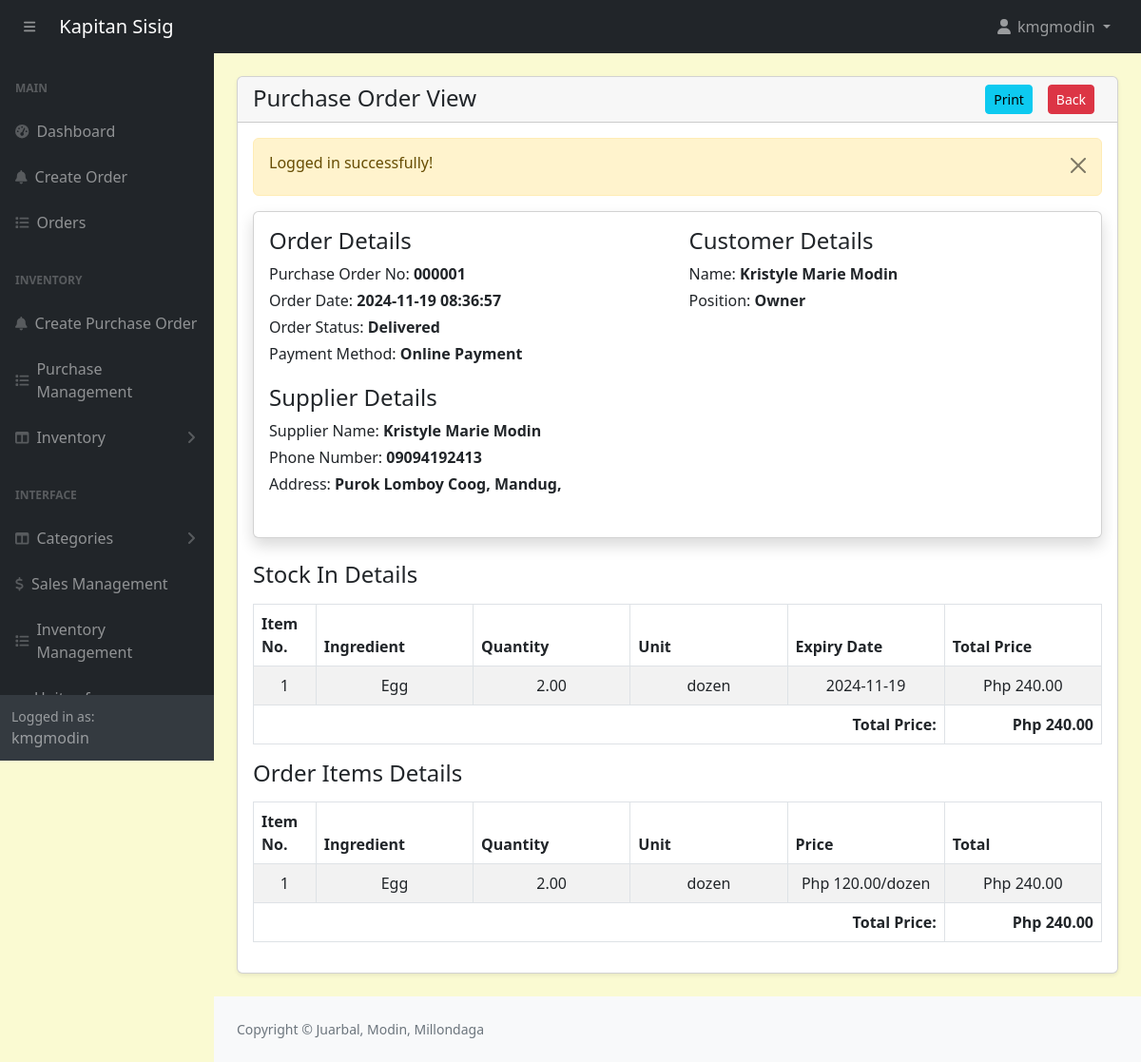
Page /admin/purchase-orders-view.php?track=000001 (signed in) on the committed database.
### tables this page shows
CREATE TABLE `purchaseorders` (
  `id` int(11) NOT NULL,
  `customer_id` int(11) NOT NULL,
  `tracking_no` varchar(100) NOT NULL,
  `invoice_no` varchar(100) NOT NULL,
  `total_amount` varchar(100) NOT NULL,
  `order_date` datetime NOT NULL,
  `order_status` varchar(100) NOT NULL,
  `ingPayment_mode` varchar(100) NOT NULL,
  `order_placed_by_id` varchar(100) NOT NULL,
  `supplierName` varchar(100) NOT NULL
);

CREATE TABLE `suppliers` (
  `id` int(11) NOT NULL,
  `firstname` varchar(191) NOT NULL,
  `lastname` varchar(191) NOT NULL,
  `phonenumber` varchar(191) NOT NULL,
  `address` varchar(191) NOT NULL
);

CREATE TABLE `ingredients` (
  `id` int(11) NOT NULL,
  `name` varchar(191) NOT NULL,
  `unit_id` int(11) NOT NULL,
  `category` varchar(191) NOT NULL,
  `quantity` decimal(10,2) NOT NULL,
  `reorder_point` decimal(10,2) NOT NULL
);

CREATE TABLE `stockin_ingredients` (
  `id` int(11) NOT NULL,
  `stockin_id` int(11) NOT NULL,
  `ingredient_id` int(11) NOT NULL,
  `quantity` decimal(10,2) NOT NULL,
  `totalQuantity` decimal(10,2) NOT NULL,
  `unit_id` int(11) NOT NULL,
  `totalPrice` int(11) NOT NULL,
  `expiryDate` date DEFAULT NULL
);

CREATE TABLE `units_of_measure` (
  `id` int(11) NOT NULL,
  `category_id` int(11) DEFAULT NULL,
  `uom_name` varchar(255) DEFAULT NULL,
  `type` enum('reference','bigger','smaller') DEFAULT NULL,
  `ratio` decimal(10,5) DEFAULT NULL,
  `active` tinyint(1) DEFAULT 1,
  `rounding_precision` decimal(10,5) DEFAULT NULL
);

CREATE TABLE `ingredients_items` (
  `id` int(11) NOT NULL,
  `order_id` int(11) NOT NULL,
  `ingredient_id` int(11) NOT NULL,
  `unit_id` int(11) NOT NULL,
  `price` decimal(10,2) NOT NULL,
  `quantity` decimal(10,2) NOT NULL
);

### admin/purchase-orders-view.php (the view, shortened to what this page needs)
<?php include('includes/header.php'); ?>
<div class="container-fluid px-4 pb-4">
    <div class="card mt-4 shadow-sm">
        <div class="card-header">
            <h4 class="mb-0">Purchase Order View
                <a href="purchase-orders.php" class="btn btn-danger mx-2 btn-sm float-end" style="text-decoration: none;">Back</a>
                <a href="purchase-orders-view-print.php?track=<?= $_GET['track'] ?>" class="btn btn-info mx-2 btn-sm float-end">Print</a>
            </h4>
        </div>
        <div class="card-body">
        <?php
        if(isset($_GET['track'])){
                ?>
                <?php
            $trackingNo = validate($_GET['track']);
            $query = "SELECT po.*, a.*, po.id as purchaseorders_id, po.order_status as purchaseorder_status FROM purchaseOrders po, admins a WHERE
                        a.id = po.customer_id AND tracking_no='$trackingNo'
                        ORDER BY po.id DESC";
            $orders = mysqli_query($conn, $query);
            if($orders){
                if(mysqli_num_rows($orders) > 0){
                    $orderData = mysqli_fetch_assoc($orders);
                    $supplierName = $orderData['supplierName'];
                    $supplier = mysqli_query($conn, "SELECT * FROM suppliers WHERE id = '$supplierName' LIMIT 1");
                    $supplierData = mysqli_fetch_assoc($supplier);
                    $orderId = $orderData['purchaseorders_id'];
                    ?>
                    <div class="card card-body shadow border-1 mb-4 ">
                        <div class="row">
                            <div class="col-md-6">
                                <h4>Order Details</h4>
                                <label class="mb-1">
                                    Purchase Order No: <span class="fw-bold"><?= htmlspecialchars($orderData['tracking_no'], ENT_QUOTES, 'UTF-8'); ?></span>
                                </label>
                                <br/>
                                <label class="mb-1">
                                    Order Date: <span class="fw-bold"><?= htmlspecialchars($orderData['order_date'], ENT_QUOTES, 'UTF-8'); ?></span>
                                </label>
                                <br/>
                                <label class="mb-1">
                                    Order Status: <span class="fw-bold"><?= htmlspecialchars($orderData['order_status'], ENT_QUOTES, 'UTF-8'); ?></span>
                                </label>
                                <br/>
                                <label class="mb-1">
                                    Payment Method: <span class="fw-bold"><?= htmlspecialchars($orderData['ingPayment_mode'], ENT_QUOTES, 'UTF-8'); ?></span>
                                </label>
                                <br/>
                            </div>
                            <div class="col-md-6">
                                <h4>Customer Details</h4>
                                <label class="mb-1">
                                    Name: <span class="fw-bold"><?= htmlspecialchars($orderData['firstname'], ENT_QUOTES, 'UTF-8'); ?> <?= htmlspecialchars($orderData['lastname'], ENT_QUOTES, 'UTF-8'); ?></span>
                                </label>
                                <br/>
                                <label class="mb-1">
                                    Position:
                                    <span class="fw-bold">
                                        <?= $orderData['position'] == 1 ? 'Owner' : 'Employee'?>
                                    </span>
                                </label>
                                <br/>
                                <br/>
                            </div>
                            <div class="col-md-6 pt-3">
                                <h4>Supplier Details</h4>
                                <label class="mb-1">
                                    Supplier Name: <span class="fw-bold"><?= htmlspecialchars($supplierData['firstname'], ENT_QUOTES, 'UTF-8'); ?> <?= htmlspecialchars($supplierData['lastname'], ENT_QUOTES, 'UTF-8'); ?></span>
                                </label>
                                <br/>
                                <label class="mb-1">
                                    Phone Number: <span class="fw-bold"><?= htmlspecialchars($supplierData['phonenumber'], ENT_QUOTES, 'UTF-8'); ?></span>
                                </label>
                                <br/>
                                <label class="mb-1">
                                    Address: <span class="fw-bold"><?= htmlspecialchars($supplierData['address'], ENT_QUOTES, 'UTF-8'); ?></span>
                                </label>
                                <br/>
                                <br/>
                            </div>
                        </div>
                    </div>
                    <?php
                        if($orderData['purchaseorder_status'] == 'Delivered') {
                    ?>
                        <?php
                       $stockInQuery = "
                       SELECT
                           i.name as ingredient_name,
                           sii.quantity as stockin_quantity,
                           uom.uom_name as unit_name,
                           sii.expiryDate as stockin_expirydate,
                           sii.totalPrice as stockin_totalPrice
                       FROM stockin si
                       JOIN stockin_ingredients sii ON si.id = sii.stockin_id
                       JOIN ingredients i ON sii.ingredient_id = i.id
                       JOIN units_of_measure uom ON uom.id = sii.unit_id
                       WHERE si.purchaseorder_id = '$orderId'
                        ";
                        $stockInItemsRes = mysqli_query($conn, $stockInQuery);
                        $i = 1;
                        if($stockInItemsRes){
                            if(mysqli_num_rows($stockInItemsRes) > 0){
                                $totalAmount = 0;
                                ?>
                                    <h4 class="my-3">Stock In Details</h4>
                                    <table class="table table-bordered table-striped">
                                        <thead>
                                            <tr>
                                                <th>Item No. </th>
                                                <th>Ingredient</th>
                                                <th>Quantity</th>
                                                <th>Unit</th>
                                                <th>Expiry Date</th>
                                                <th>Total Price</th>
                                            </tr>
                                        </thead>
                                        <tbody>
                                            <?php while($orderItemRow = mysqli_fetch_assoc($stockInItemsRes)): ?>
                                                <tr>
                                                    <td width="5%" class=" text-center">
                                                        <?= $i++; ?>
                                                    </td>
                                                    <td width="15%" class=" text-center">
                                                        <?= $orderItemRow['ingredient_name'];?>
                                                    </td>
                                                    <td width="15%" class="text-center">
                                                        <?= number_format($orderItemRow['stockin_quantity'], 2); ?>
                                                    </td>
                                                    <td width="15%" class=" text-center">
                                                        <?= $orderItemRow['unit_name'];?>
                                                    </td>
                                                    <td width="15%" class="text-center">
                                                        <?= $orderItemRow['stockin_expirydate']; ?>
                                                    </td>
                                                    <td width="15%" class="text-center">
                                                        Php <?= number_format($orderItemRow['stockin_totalPrice'], 2); ?>
                                                    </td>
                                                </tr>
                                                <?php $totalAmount += $orderItemRow['stockin_totalPrice']; ?>
                                            <?php endwhile; ?>
                                            <tr>
                                                <td colspan="5" class="text-end fw-bold">Total Price: </td>
                                                <td colspan="1" class="text-end fw-bold">Php <?= number_format($totalAmount, 2); ?></td>
                                            </tr>
                                        </tbody>
                                    </table>
                                <?php
                            }else{
                                echo ' <h5>No record Found!</h5>';
                                return false;
                            }
                        }else{
                            echo ' <h5>No record Found!</h5>';
                            return false;
                        }
                    ?>
                    <?php
                        }
                    ?>
                    <?php
                       $orderItemQuery = "
                       SELECT
                           ii.quantity as orderItemQuantity,
                           ii.price as orderItemPrice,
                           i.name as ingredientName,
                           uom.uom_name as unit_name
                       FROM purchaseOrders po
                       JOIN ingredients_items ii ON ii.order_id = po.id
                       JOIN ingredients i ON i.id = ii.ingredient_id
                       JOIN units_of_measure uom ON uom.id = ii.unit_id
                       WHERE po.tracking_no = '$trackingNo'
                        ";
                        $orderItemsRes = mysqli_query($conn, $orderItemQuery);
                        $i = 1;
                        if($orderItemsRes){
                            if(mysqli_num_rows($orderItemsRes) > 0){
                                $totalAmount = 0;
                                ?>
                                    <h4 class="my-3">Order Items Details</h4>
                                    <table class="table table-bordered table-striped">
                                        <thead>
                                            <tr>
                                                <th>Item No. </th>
                                                <th>Ingredient</th>
                                                <th>Quantity</th>
                                                <th>Unit</th>
                                                <th>Price</th>
                                                <th>Total</th>
                                            </tr>
                                        </thead>
                                        <tbody>
                                            <?php while($orderItemRow = mysqli_fetch_assoc($orderItemsRes)): ?>
                                                <tr>
                                                    <td width="5%" class=" text-center">
                                                        <?= $i++; ?>
                                                    </td>
                                                    <td width="15%" class=" text-center">
                                                        <?= $orderItemRow['ingredientName'];?>
                                                    </td>
                                                    <td width="15%" class="text-center">
                                                        <?= $orderItemRow['orderItemQuantity']; ?>
                                                    </td>
                                                    <td width="15%" class=" text-center">
                                                        <?= $orderItemRow['unit_name'];?>
                                                    </td>
                                                    <td width="15%" class="text-center">
                                                        Php <?= number_format($orderItemRow['orderItemPrice'], 2); ?>/<?= $orderItemRow['unit_name'];?>
                                                    </td>
                                                    <td width="15%" class="text-center">
                                                        Php <?= number_format($orderItemRow['orderItemPrice'] * $orderItemRow['orderItemQuantity'], 2); ?>
                                                    </td>
                                                </tr>
                                                <?php $totalAmount += $orderItemRow['orderItemPrice'] * $orderItemRow['orderItemQuantity']; ?>
                                            <?php endwhile; ?>
                                            <tr>
                                                <td colspan="5" class="text-end fw-bold">Total Price: </td>
                                                <td colspan="1" class="text-end fw-bold">Php <?= number_format($totalAmount, 2); ?></td>
                                            </tr>
                                        </tbody>
                                    </table>
                                <?php
                            }else{
                                echo ' <h5>No record Found!</h5>';
                                return false;
                            }
                        }else{
                            echo ' <h5>No record Found!</h5>';
                            return false;
                        }
                    ?>
                    <?php
                }else{
                    echo ' <h5>No record Found!</h5>';
                    return false;
                }
            }else{
                echo ' <h5>Something Went Wrong!</h5>';
            }
        }
        ?>
        </div>
    </div>
</div>
<?php include('includes/footer.php'); ?>

### admin/assets/css/custom.css (style rules this page uses)
body { margin: 0; font-family: system-ui, -apple-system, "Segoe UI", Roboto, "Helvetica Neue", "Noto Sans", "Liberation Sans", Arial, sans-serif; font-size: 1rem; font-weight: 400; line-height: 1.5; color: #212529; text-align: left; background-color: #FAFAD2; -webkit-text-size-adjust: 100%; -webkit-tap-highlight-color: rgba(0, 0, 0, 0); }

### rows in the picture
purchaseorders: tracking_no "000001", order_date "2024-11-19 08:36:57", order_status "Delivered", ingPayment_mode "Online Payment", admins.firstname "Kristyle Marie", admins.lastname "Modin"
suppliers: firstname "Kristyle Marie", lastname "Modin", phonenumber "09094192413", address "Purok Lomboy Coog, Mandug,"
ingredients: name "Egg", stockin_ingredients.quantity "2.00", units_of_measure.uom_name "dozen", stockin_ingredients.expiryDate "2024-11-19", stockin_ingredients.totalPrice "240.00"
ingredients_items: ingredient.name "Egg", quantity "2.00", units_of_measure.uom_name "dozen", price "120.00", $orderItemRow['orderItemPrice'] * $orderItemRow['orderItemQuantity'] "240.00"

### other values in the picture
$_SESSION['loggedInUser']['username'] "kmgmodin"
$_SESSION['message'] "Logged in successfully!"
$totalAmount "240.00"
